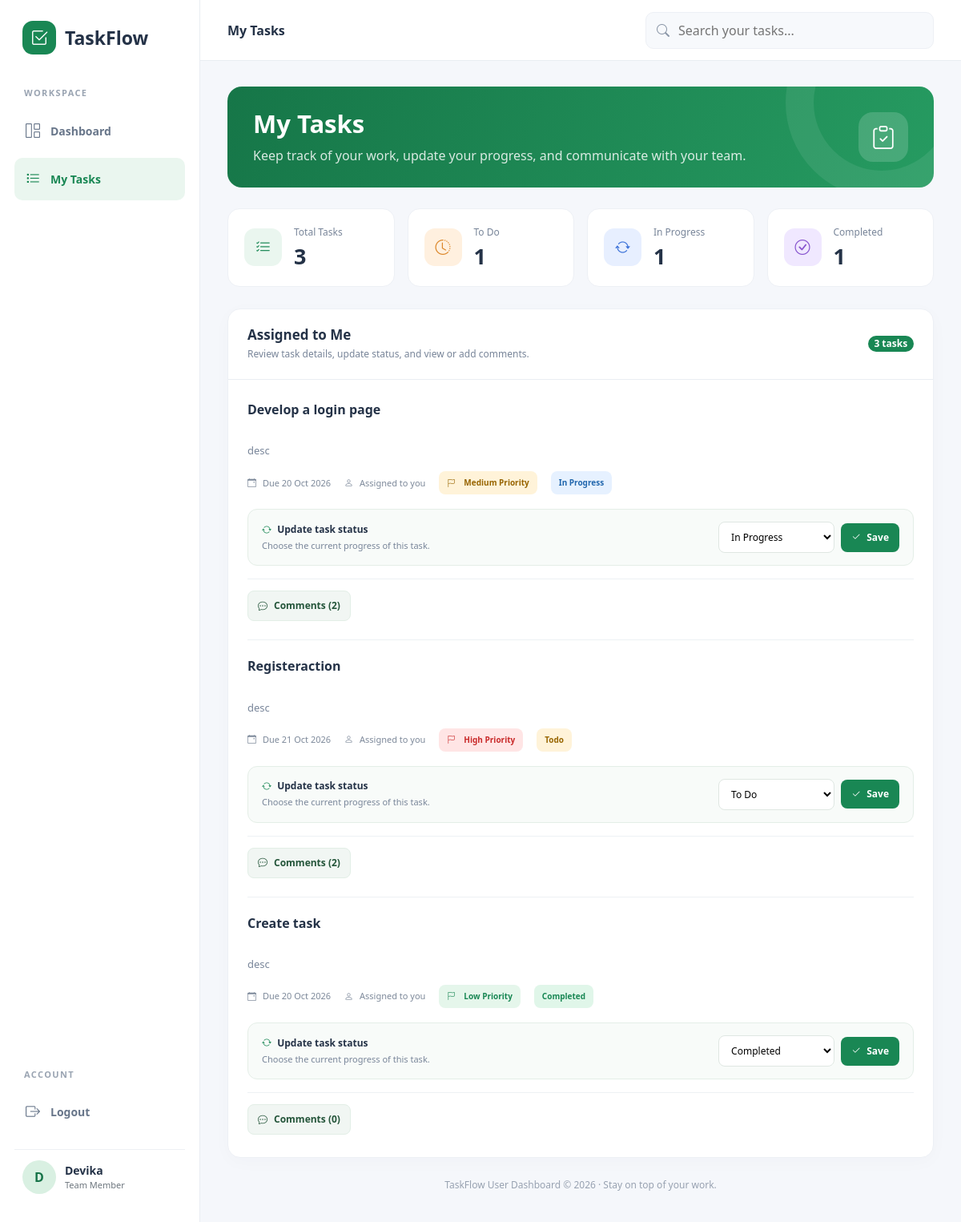
Page /user_tasks/ (signed in) on the committed database.
### app/models.py (models this page shows, shortened)
class Registeration(models.Model):
    user = models.OneToOneField(
        User,
        on_delete=models.CASCADE
    )
    name = models.CharField(max_length=100)
    address = models.TextField()
    phone = models.CharField(max_length=15, unique=True)
    email = models.EmailField(unique=True)

class Task(models.Model):
    STATUS_CHOICES = [
        ('todo', 'Todo'),
        ('in_progress', 'In Progress'),
        ('completed', 'Completed'),
    ]
    PRIORITY_CHOICES = [
        ('low', 'Low'),
        ('medium', 'Medium'),
        ('high', 'High'),
    ]
    created_by = models.ForeignKey(
        User,
        on_delete=models.CASCADE,
        related_name='created_tasks'
    )
    assigned_to = models.ForeignKey(
        User,
        on_delete=models.CASCADE,
        related_name='assigned_tasks'
    )
    title = models.CharField(max_length=200)
    description = models.TextField(blank=True)
    status = models.CharField(
        max_length=20,
        choices=STATUS_CHOICES,
        default='todo'
    )
    priority = models.CharField(
        max_length=10,
        choices=PRIORITY_CHOICES,
        default='medium'
    )
    due_date = models.DateField(null=True, blank=True)
    created_date = models.DateTimeField(auto_now_add=True)

### app/views.py (the view)
# urls.py: path('user_tasks/',views.user_tasks,name='user_tasks'),
@login_required
def user_tasks(request):
      tasks=Task.objects.filter(assigned_to=request.user)
      profile=Registeration.objects.get(user=request.user)
      total_tasks=Task.objects.filter(assigned_to=request.user.id).count()
      todo_count=Task.objects.filter(status='todo',assigned_to=request.user.id).count()
      in_progress_count=Task.objects.filter(status='in_progress',assigned_to=request.user.id).count()
      done_count=Task.objects.filter(status='completed',assigned_to=request.user.id).count()
      for task in tasks:
        task.has_new_comment = task.comments.filter(
            user__is_staff=True,
            is_read_by_assignee=False
        ).exists()
      return render(request,'user_tasks.html',{
            'tasks':tasks,
            'profile':profile,
            'todo_count':todo_count,
                      'in_progress_count':in_progress_count,
                      'done_count':done_count
      })

### templates/user_tasks.html (shortened to what this page needs)
<!DOCTYPE html>
<html lang="en">
<head>
    <link href="https://cdn.jsdelivr.net/npm/bootstrap@5.3.3/dist/css/bootstrap.min.css" rel="stylesheet">
    <link rel="stylesheet" href="https://cdn.jsdelivr.net/npm/bootstrap-icons@1.11.3/font/bootstrap-icons.min.css">
</head>
<body>
    <aside class="sidebar" id="sidebar">
        <a href="{% url 'user_home' %}" class="brand">
            <span class="brand-icon">
                <i class="bi bi-check2-square"></i>
            </span>
            <span>TaskFlow</span>
        </a>
        <div class="sidebar-label">WORKSPACE</div>
        <a href="{% url 'user_home' %}" class="side-link">
            <i class="bi bi-grid-1x2"></i>
            Dashboard
        </a>
        <a href="{% url 'user_tasks' %}" class="side-link active">
            <i class="bi bi-list-task"></i>
            My Tasks
        </a>
        <div class="sidebar-bottom">
            <div class="sidebar-label">ACCOUNT</div>
            <a href="{% url 'log_out' %}" class="side-link">
                <i class="bi bi-box-arrow-right"></i>
                Logout
            </a>
            <div class="admin-mini">
                <div class="avatar">
                    {{ profile.name|default:"U"|slice:":1"|upper }}
                </div>
                <div class="overflow-hidden">
                    <div class="fw-bold small text-truncate">
                        {{ profile.name|default:request.user.username }}
                    </div>
                    <div class="text-secondary" style="font-size:11px;">
                        Team Member
                    </div>
                </div>
            </div>
        </div>
    </aside>
    <main class="main-content">
        <header class="topbar">
            <div class="d-flex align-items-center gap-3 flex-grow-1">
                <div>
                    <div class="fw-bold">My Tasks</div>
                </div>
            </div>
            <div class="search-box">
                <i class="bi bi-search"></i>
                <input
                    type="text"
                    id="taskSearch"
                    placeholder="Search your tasks..."
                >
            </div>
        </header>
        <div class="content-area">
            <section class="welcome-panel">
                <div class="d-flex align-items-center justify-content-between gap-3">
                    <div>
                        <h1>
                            My Tasks
                        </h1>
                        <p>
                            Keep track of your work, update your progress,
                            and communicate with your team.
                        </p>
                    </div>
                    <div class="welcome-icon">
                        <i class="bi bi-clipboard-check"></i>
                    </div>
                </div>
            </section>
            <section class="row g-3">
                <div class="col-6 col-xl-3">
                    <div class="summary-card">
                        <div class="summary-icon icon-total">
                            <i class="bi bi-list-check"></i>
                        </div>
                        <div>
                            <div class="summary-label">Total Tasks</div>
                            <div class="summary-number">
                                {{ tasks|length }}
                            </div>
                        </div>
                    </div>
                </div>
                <div class="col-6 col-xl-3">
                    <div class="summary-card">
                        <div class="summary-icon icon-todo">
                            <i class="bi bi-clock-history"></i>
                        </div>
                        <div>
                            <div class="summary-label">To Do</div>
                            <div class="summary-number">
                                {{ todo_count|default:"0" }}
                            </div>
                        </div>
                    </div>
                </div>
                <div class="col-6 col-xl-3">
                    <div class="summary-card">
                        <div class="summary-icon icon-progress">
                            <i class="bi bi-arrow-repeat"></i>
                        </div>
                        <div>
                            <div class="summary-label">In Progress</div>
                            <div class="summary-number">
                                {{ in_progress_count|default:"0" }}
                            </div>
                        </div>
                    </div>
                </div>
                <div class="col-6 col-xl-3">
                    <div class="summary-card">
                        <div class="summary-icon icon-completed">
                            <i class="bi bi-check-circle"></i>
                        </div>
                        <div>
                            <div class="summary-label">Completed</div>
                            <div class="summary-number">
                                {{ done_count|default:"0" }}
                            </div>
                        </div>
                    </div>
                </div>
            </section>
            <section class="content-panel">
                <div class="panel-header">
                    <div>
                        <h5 class="panel-title">Assigned to Me</h5>
                        <p class="panel-subtitle">
                            Review task details, update status, and view or add comments.
                        </p>
                    </div>
                    <span class="badge rounded-pill text-bg-success">
                        {{ tasks|length }} task{{ tasks|length|pluralize }}
                    </span>
                </div>
                {% if tasks %}
                    <div class="task-list" id="taskList">
                        {% for task in tasks %}
                            <article
                                class="task-item"
                                data-search="{{ task.title|lower }} {{ task.description|default:''|lower }} {{ task.get_status_display|lower }} {{ task.get_priority_display|lower }}"
                            >
                                <div class="task-top">
                                    <div class="flex-grow-1">
                                        <h6 class="task-title">
                                            {{ task.title }}
                                        </h6>
                                        <p class="task-description">
                                            {{ task.description|default:"No description provided." }}
                                        </p>
                                        <div class="task-meta">
                                            <span>
                                                <i class="bi bi-calendar-event"></i>
                                                {% if task.due_date %}
                                                    Due {{ task.due_date|date:"d M Y" }}
                                                {% else %}
                                                    No due date
                                                {% endif %}
                                            </span>
                                            <span>
                                                <i class="bi bi-person"></i>
                                                Assigned to you
                                            </span>
                                            <span class="priority-badge priority-{{ task.priority }}">
                                                <i class="bi bi-flag"></i>
                                                {{ task.get_priority_display }} Priority
                                            </span>
                                            <span
                                                class="status-badge status-{{ task.status }}"
                                                id="status-badge-{{ task.id }}"
                                            >
                                                {{ task.get_status_display }}
                                            </span>
                                        </div>
                                    </div>
                                </div>
                                <div class="status-update-box">
                                    <div>
                                        <div class="status-update-title">
                                            <i class="bi bi-arrow-repeat me-1 text-success"></i>
                                            Update task status
                                        </div>
                                        <p class="status-update-subtitle">
                                            Choose the current progress of this task.
                                        </p>
                                    </div>
                                    <div class="status-update-controls">
                                        <select
                                            class="status-select task-status-select"
                                            id="status-select-{{ task.id }}"
                                            aria-label="Select status for {{ task.title }}"
                                        >
                                            <option
                                                value="todo"
                                                {% if task.status == 'todo' %}selected{% endif %}
                                            >
                                                To Do
                                            </option>
                                            <option
                                                value="in_progress"
                                                {% if task.status == 'in_progress' %}selected{% endif %}
                                            >
                                                In Progress
                                            </option>
                                            <option
                                                value="completed"
                                                {% if task.status == 'completed' %}selected{% endif %}
                                            >
                                                Completed
                                            </option>
                                        </select>
                                        <button
                                            type="button"
                                            class="status-update-btn"
                                            data-task-id="{{ task.id }}"
                                        >
                                            <i class="bi bi-check2 me-1"></i>
                                            Save
                                        </button>
                                    </div>
                                </div>
                                <div class="task-comments-section">
                                    <button
                                        type="button"
                                        class="comments-toggle-btn"
                                        data-task-id="{{ task.id }}"
                                    >
                                        <i class="bi bi-chat-dots"></i>
                                        Comments ({{ task.comments.count }})
                                    </button>
                                </div>
                            </article>
                        {% endfor %}
                    </div>
                {% endif %}
            </section>
            <footer class="footer-text">
                TaskFlow User Dashboard &copy; {% now "Y" %}
                · Stay on top of your work.
            </footer>
        </div>
    </main>
</body>
</html>

### rows in the picture
Registeration: name "D", name "Devika"
Task: title "Develop a login page", description "desc", due_date "20 Oct 2026", priority "Medium", status "In Progress", status+id+title "In Progress", comments.count "2"
Task: title "Registeraction", description "desc", due_date "21 Oct 2026", priority "High", status "Todo", status+id+title "To Do", comments.count "2"
Task: title "Create task", description "desc", due_date "20 Oct 2026", priority "Low", status "Completed", status+id+title "Completed", comments.count "0"

### other values in the picture
{{ tasks|length }} "3"
{{ todo_count|default:"0" }} "1"
{{ in_progress_count|default:"0" }} "1"
{{ done_count|default:"0" }} "1"
